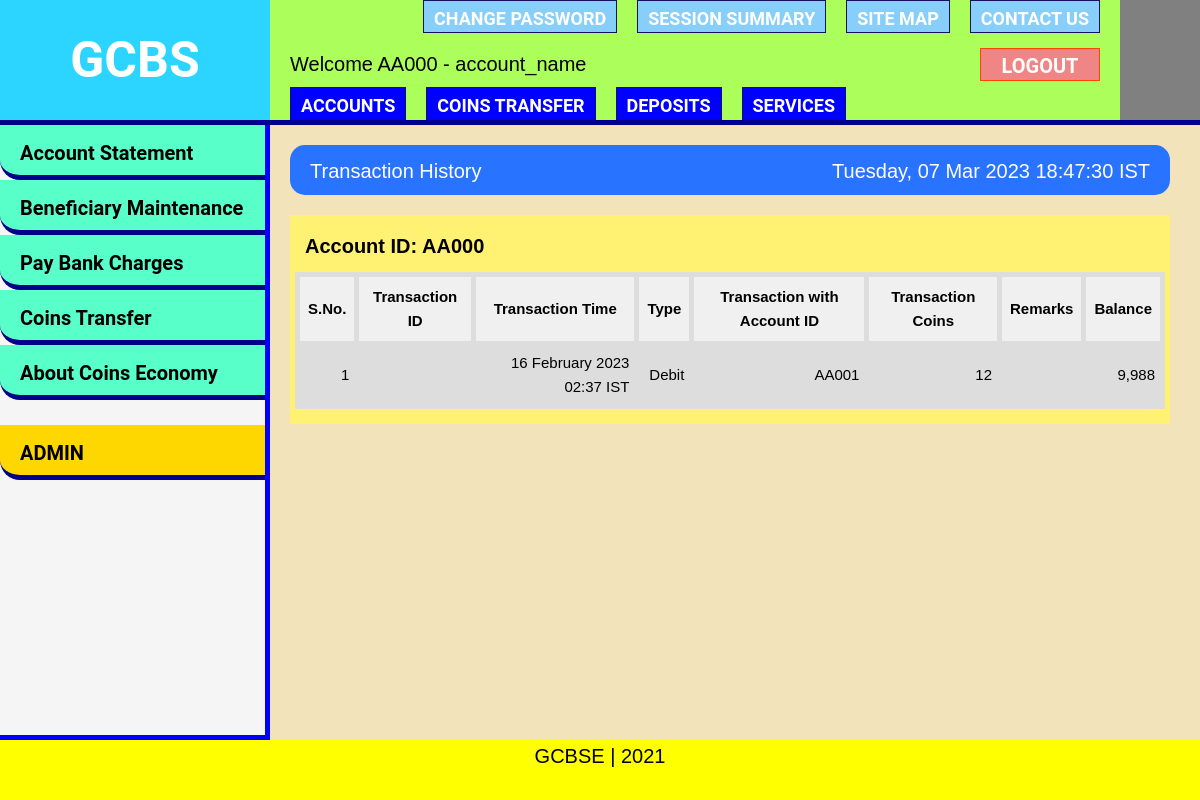
Page /transaction_history/ (signed in) on the committed database.
### account/models.py (models this page shows, shortened)
class Account (AbstractBaseUser):
    account_id          = models.CharField(verbose_name="Account ID", primary_key=True,max_length=5, unique=True, blank=False)
    email               = models.EmailField(verbose_name="Email", max_length=50, blank=True)
    identification      = models.CharField(verbose_name="Identification Proof", max_length=150, blank=True)
    account_name        = models.CharField(verbose_name="Account Holder Name", max_length=100, blank=True)
    coins               = models.PositiveIntegerField(verbose_name="Coins", default=0)
    transaction_charges = models.PositiveIntegerField(verbose_name="Transaction Charges", default=0)
    last_login          = models.DateTimeField(verbose_name="Last Login", blank=True, null=True)
    date_joined         = models.DateTimeField(verbose_name="Date Joined", blank=False)
    time_code           = models.PositiveIntegerField(verbose_name="Time Code", default=0)
    is_active           = models.BooleanField(default=True)
    is_admin            = models.BooleanField(default=False)
    is_staff            = models.BooleanField(default=False)
    is_superuser        = models.BooleanField(default=False)
    USERNAME_FIELD = 'account_id'
    REQUIRED_FIELDS = []
    objects = AccountManager()

### transaction/models.py (models this page shows, shortened)
class Transaction (models.Model):
    transaction_id      = models.CharField(verbose_name="Transaction ID", max_length=21)
    transaction_time    = models.DateTimeField(verbose_name="Transaction Time", blank=False)
    sender_id           = models.CharField(verbose_name="Sender Account ID", max_length=5, blank=False)
    receiver_id         = models.CharField(verbose_name="Receiver Account ID", max_length=5, blank=False)
    transaction_coins   = models.PositiveIntegerField(verbose_name="Transaction Coins", default=0)
    remarks             = models.CharField(verbose_name="Remarks", max_length=100, blank=True)
    objects = TransactionManager()

### transaction/views.py (the view)
# urls.py: path('transaction_history/', views.transaction_history_view, name="transaction_history"),
def transaction_history_view (request):
    context = {}
    if request.user.is_authenticated:
        user_account_id = request.user.account_id
        ls = history_context(user_account_id)
        context['transaction_headers'] = ls.pop(0)
        context['list_of_pages'] = []
        num_pages = len(ls)//20
        if len(ls)%20 != 0:
            num_pages += 1
        count = 0
        for _ in range(num_pages):
            list2 = []
            for i in range(20):
                list2.append(ls[count])
                count += 1
                if count == len(ls):
                    break
            context['list_of_pages'].append(list2)
        ls_pages = []
        if num_pages > 1:
            for i in range(num_pages):
                ls_pages.append(i+1)
        context['pages_num'] = ls_pages
        IND = pytz.timezone(settings.TIME_ZONE)
        context['datetime'] = datetime.now(tz=IND).strftime("%A, %d %b %Y %H:%M:%S %Z")
        context['page_name'] = "Transaction History"
        return render(request, 'transaction/history.html', context)
    else: # if user is not already authenticated so redirect to index
        return redirect('public:index')

### account/backend.py (called while the page is built)
    def get_user(self, account_id):
        try:
            account = Account.objects.get(account_id=account_id)
            if account.is_active:
                return account
            return None
        except Account.DoesNotExist:
            logging.getLogger("error_logger").error(f"Account with Account ID: {account_id} not found")
            return None

### transaction/backend.py (called while the page is built)
def number_to_international_format(num):
    z = str(num)
    add = ""
    if z[0] == "-":
        z = z[1:]
        add= "-"
    z = z[::-1]
    res = ""
    for i in range(0,len(z)):
        if i%3 == 0 and not i == 0:
            res += ","
        res += z[i]
    res = add + res[::-1]
    return res

### transaction/templates/transaction/history.html
{% extends 'account/base.html' %}
{% load static %}
{% block content %}
<link rel="stylesheet" type="text/css" href="{% static 'css/trasanction/history.css' %}">
{% include 'account/datetime.html' %}
<div id="history">
    <p><strong>Account ID: {{ request.user.account_id }}</strong></p>
    {% if pages_num %}
        <span>
            {% for num in pages_num %}
                <button id="page{{ num }}" class="page_button">{{ num }} </button>
            {% endfor %}
        </span>
        {% for page in list_of_pages %}
            <table class="tr_list">
                <tr>
                    {% for field_headers in transaction_headers %}
                        <th>{{ field_headers }}</th>
                    {% endfor %}
                </tr>
                {% for trasanction in page %}
                <tr>
                    {% for items in trasanction %}
                        <td>{{ items }}</td>
                    {% endfor %}
                </tr>
                {% endfor %}
            </table>
        {% endfor %}
    {% else %}
        {% for page in list_of_pages %}
            <table>
                <tr>
                    {% for field_headers in transaction_headers %}
                        <th>{{ field_headers }}</th>
                    {% endfor %}
                </tr>
                {% for trasanction in page %}
                <tr>
                    {% for items in trasanction %}
                        <td>{{ items }}</td>
                    {% endfor %}
                </tr>
                {% endfor %}
            </table>
        {% endfor %}
    {% endif %}
</div>
{% endblock %}

### account/templates/account/navbar.html (shortened to what this page needs)
{% load static %}
<link rel="stylesheet" type="text/css" href="{% static 'css/account/navbar.css' %}">
<nav role="banner" class="navbar">
    <a href="{% url 'account:account' %}" class="logo">GCBS</a>
    <div role="navigation">
        <ul id="topnav">
            <li>
                <a href="{% url 'account:change_password' %}">Change Password</a>
            </li>
            <li>
                <a href="{% url 'account:session_summary' %}">Session Summary</a>
            </li>
            <li>
                <a href="{% url 'account:site_map' %}">Site Map</a>
            </li>
            <li>
                <a href="{% url 'public:contact' %}">Contact Us</a>
            </li>
        </ul>
        <div id="middlenav">
            <p id="welcome">
                Welcome {{request.user.account_id}} - {{request.user.account_name}}
            </p>
            <a href="{% url 'account:logout' %}" class="signout">Logout</a>
        </div>
        <ul id="bottomnav">
            <li>
                <a class="main_opt" href="{% url 'account:account' %}">Accounts</a>
            </li>
            <li>
                <a class="main_opt" href="{% url 'transaction:transaction' %}">Coins Transfer</a>
            </li>
            <li>
                <a class="main_opt" href="{% url 'account:deposits' %}">Deposits</a>
            </li>
            <li>
                <a class="main_opt" href="{% url 'account:services' %}">Services</a>
            </li>
        </ul>
    </div>
</nav>

### static/css/account/base.css (style rules this page uses)
body { background-color: rgba(218, 165, 32, 0.30); height: 100%; margin: 0; padding: 0; font-size: 20px; font-family: arial, sans-serif; line-height: 1.6; }
* { box-sizing: border-box; }
a { text-decoration: none; cursor: pointer; }
table { border-collapse: collapse; }

### static/css/account/navbar.css (style rules this page uses)
.navbar { display: block; position: relative; z-index: 0; background-color: grey; height: 125px; width: 100%; border-bottom: 5px solid darkblue; font-family: "Roboto", "Corbel", "Avenir", "Lucida Grande", "Lucida Sans", sans-serif; }
.logo { float: left; height: 120px; width: 270px; line-height: 1; text-align: center; margin-right: 15px; padding: 35px 50px; text-transform: uppercase; font-size: 50px; font-weight: bolder; color: white; background-color: rgb(0, 204, 255); }
[role="banner"] [role="navigation"] { float: left; background-color: rgb(172, 255, 90); width: 850px; height: 120px; padding: 0 10px; }
[role="banner"] [role="navigation"] ul { margin: 0; border: 0; padding: 0; height: 33px; list-style-type: disc; }
[role="banner"] [role="navigation"] li { display: block; float: left; font-family: "Roboto", "Corbel", "Avenir", "Lucida Grande", "Lucida Sans", sans-serif; font-size: 18px; font-weight: 700; line-height: 16px; text-transform: uppercase; margin: 0 10px; border: 1px solid #151061; }
[role="banner"] [role="navigation"] a { color: #fff; display: block; padding: 10px 10px 5px 10px; text-decoration: none; }
[role="banner"] p { display: block; margin: 0; }
#welcome { float: left; }
.signout { font-weight: 700; line-height: 15px; text-transform: uppercase; margin: 0 10px; float: right; width: 120px; font-size: 20px; font-family: "Roboto", "Corbel", "Avenir", "Lucida Grande", "Lucida Sans", sans-serif; background-color: rgb(240, 133, 133); border: 1px solid rgb(255, 68, 0); height: 33px; text-align: center; }
#middlenav { display: block; clear: both; padding: 15px 0 0 10px; font-size: 20px; height: 54px; font-family: arial, sans-serif; }
#topnav { float: right; display: block; clear: both; font-size: 20px; }
#bottomnav { display: block; float: left; clear: both; font-size: 20px; }
[role="banner"] [role="navigation"] #topnav a { background-color: lightskyblue; }
[role="banner"] [role="navigation"] #bottomnav a { background-color: blue; }
@media (max-width: 1310px) { .logo { margin-right: 0; } }

### static/css/trasanction/history.css (style rules this page uses)
#history { float: left; clear: right; background-color: rgb(255, 241, 113); clear: right; margin: 20px; min-width: 840px; width: calc(100vw - 320px); padding: 5px 5px 15px 5px; }
#history p { margin: 10px; }
#history table { font-family: arial, sans-serif; border-collapse: collapse; width: 100%; }
#history th { border: 5px solid #dddddd; text-align: center; padding: 8px; font-size: 15px; font-weight: bold; }
#history td { border: 5px solid #dddddd; text-align: right; padding: 5px; font-size: 15px; }
#history tr:nth-child(even) { background-color: #dddddd; }
#history tr:nth-child(odd) { background-color: #f0f0f0; }

### rows in the picture
Account: user.account_id "AA000", user.account_name "account_name"
Transaction: trasanction "AA001"

### other values in the picture
{{ page_name }} "Transaction History"
{{ datetime }} "Tuesday, 07 Mar 2023 18:47:30 IST"
{{ field_headers }} "S.No." "Transaction ID" "Transaction Time" "Type" "Transaction with Account ID" "Transaction Coins" "Remarks" "Balance"
{{ items }} "1" "16 February 2023 02:37 IST" "Debit" "12" "9,988"
